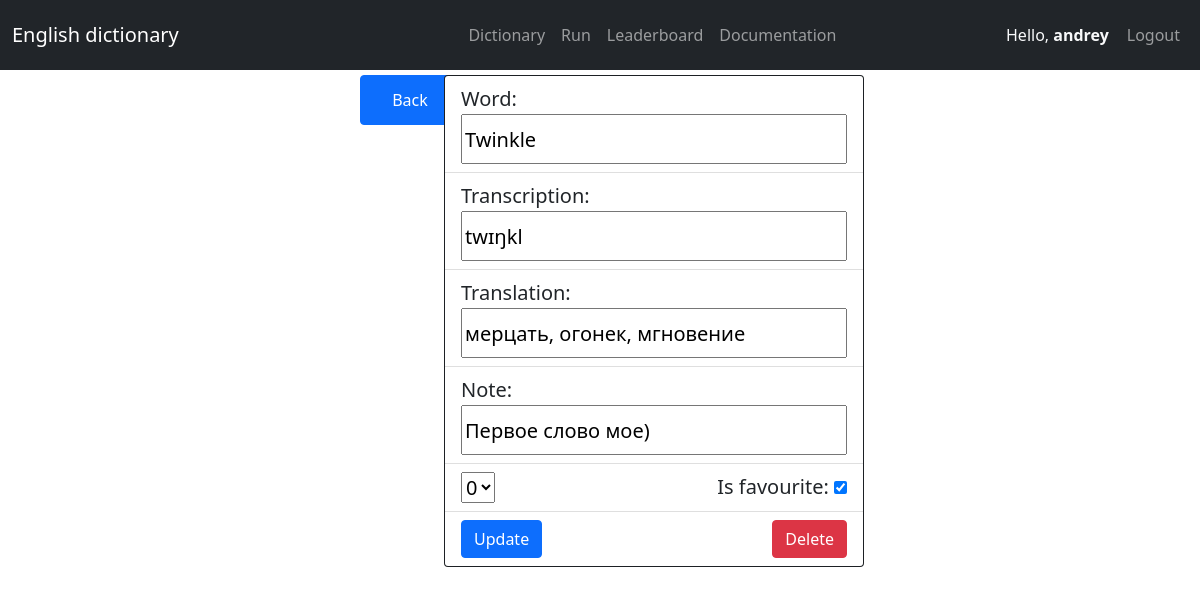
The app's page /dictionary/1/ (signed in) with its own data.
### dictionary/models.py (models this page shows, shortened)
class Word(models.Model):
    user = models.ForeignKey(
        User,
        on_delete=models.CASCADE,
        related_name='dictionary'
    )
    english = models.CharField(
        max_length=100,
        verbose_name='Английское слово',
    )
    transcription = models.CharField(
        max_length=100,
        verbose_name='Транскрипция',
        blank=True,
        null=True,
    )
    translation = models.CharField(
        max_length=200,
        verbose_name='Перевод'
    )
    pure_translation = models.CharField(
        'Чистый перевод',
        max_length=200,
        default=''
    )
    note = models.CharField(
        max_length=100,
        verbose_name='Заметка',
        blank=True,
        null=True,
    )
    favourite = models.BooleanField(
        default=False,
        verbose_name='Избранное ли слово'
    )
    category = models.CharField(
        max_length=5,
        choices=CATEGORY_CHOICE,
        default='0',
        verbose_name='Категория'
    )
    class Meta:
        db_table = 'word_table'
        managed = True
        verbose_name = 'Word'
        verbose_name_plural = 'Words'
        ordering = ('english',)
        unique_together = 'user', 'english'

### dictionary/views.py (the view, shortened to what this page needs)
# urls.py: path('<int:id>/', DetailWordView.as_view(), name='detail-word'),
class DetailWordView(views.View):
    def get(self, request, id):
        print(request.GET)
        back_href = 'dict-list'
        if request.GET.get('back', False) != False:
            back_href = request.GET['back']
        return render(request, 'dict/detail_page.html', {
            'word': Word.objects.get(id=id),
            'back_href': back_href,
        })

### dictionary/templates/dict/detail_page.html (shortened to what this page needs)
{% extends "base.html" %}
{% block content %}
<form action="{% url back_href %}">
        <input type="submit" value="Back" class="btn btn-primary back"/>
</form>
<form method="POST">
    <div class="card bg-dark" style="margin-left: 37%; width: 420px; margin-top: 5px;">
        <ul class="list-group list-group-flush" style="font-size: 20px;">
            <li class="list-group-item">
                Word: <br>
                <input id="phrasefield" type="text" name="english" value="{{ word.english }}">
            </li>
            <li class="list-group-item">
                Transcription: <br>
                <input id="phrasefield" type="text"
                    name="transcription" value="{{ word.transcription }}">
            </li>
            <li class="list-group-item">
                Translation: <br>
                <input id="phrasefield" type="text" name="translation" value="{{ word.translation }}">
            </li>
            <li class="list-group-item">
                Note: <br>
                <input id="phrasefield" type="text" name="note" value="{{ word.note }}">
            </li>
            <li class="list-group-item">
                <select name="category">
                    <option value="0" {% if word.category == '0' %}selected{% endif %}>0</option>
                </select>
                <div style="float: right;">
                    Is favourite:
                    <input name="favourite" type="checkbox" {% if word.favourite %}checked{% endif %}>
                </div>
            </li>
            <li class="list-group-item">
                <button class="btn btn-primary" name="Button" value="Update">Update</button>
                <button class="btn btn-danger" style="float: right;"
                    name="Button" value="Delete">Delete</button>
            </li>
        </ul>
    </div>
</form>
{% endblock content %}

### templates/base.html (shortened to what this page needs)
<!DOCTYPE html>
<html lang="en">
<head>
    <link href="https://cdn.jsdelivr.net/npm/bootstrap@5.1.3/dist/css/bootstrap.min.css" rel="stylesheet">
</head>
<body>
    <nav class="navbar navbar-expand-lg navbar-dark bg-dark" style="height: 70px;">
        <div class="container-fluid">
          <a class="navbar-brand" href="{% url 'home' %}">English dictionary</a>
          <div style="margin-left: 18%;" class="collapse navbar-collapse justify-content-center" id="navbarNav">
            <ul class="navbar-nav justify-content-center">
              <li class="nav-item">
                <a class="nav-link"
                    aria-current="page" href="{% url 'dict-list' %}">
                    Dictionary</a>
              </li>
              <li class="nav-item">
                <a class="nav-link" href="{% url 'run' %}">Run</a>
              </li>
              <li class="nav-item">
                <a class="nav-link" href="#">Leaderboard</a>
              </li>
              <li class="nav-item">
                <a class="nav-link" href="{% url 'doc:menu' %}">Documentation</a>
              </li>
            </ul>
          </div>
          <div class="collapse navbar-collapse justify-content-end" id="navbarNav">
            <ul class="navbar-nav">
                {% if request.user.is_authenticated %}
                <li style="margin-top: 8px; margin-right: 10px;" class="nav-item text-light">
                    Hello, <strong>{{ request.user }}</strong>
                </li>
                <li class="nav-item">
                    <a class="nav-link" aria-current="page" href="{% url 'logout' %}">Logout</a>
                </li>
                {% else %}
                <li class="nav-item">
                    <a class="nav-link" aria-current="page" href="{% url 'login' %}">Login</a>
                </li>
                {% endif %}
              </ul>
          </div>
        </div>
    </nav>
    {% block content %}
    {% endblock content %}
</body>
</html>

### dictionary/templates/dict/detail_page.html (style rules this page uses)
#phrasefield { width: 100%; height: 50px; }
.back { position: absolute; top: 75px; left: 30%; width: 100px; height: 50px; }

### records on screen
Word: english "Twinkle", transcription "twɪŋkl", translation "мерцать, огонек, мгновение", note "Первое слово мое)", category "0", favourite "☑"

### other values on screen
{{ request.user }} "andrey"
